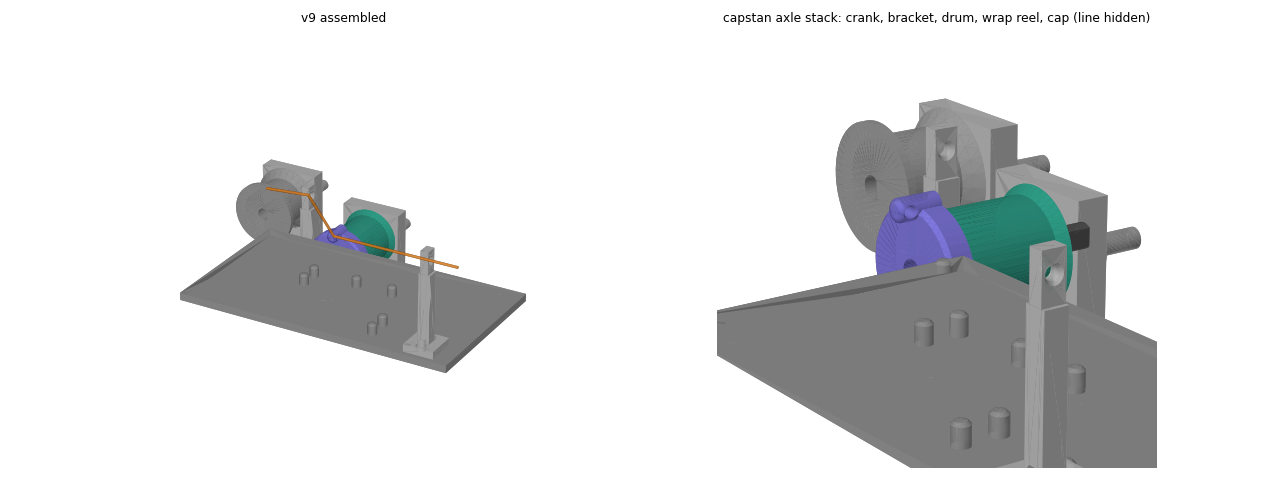
#> input picture originals/grappstar_mini_reel_v9/mini_assembled.png, 1280 x 480 px
$ python -i target.py   (imports and definitions only)
#> lines starting #> are read from the running program, lines starting #| are printed output that depends on the picture; after the words box and inside, x2 and y2 are one past the last pixel; in counts of white or black regions, pixels touching at a corner belong together
#> further down, picture is the input picture: shape (480, 1280, 3); mean B, G, R 225.1, 224.6, 223.5
### jetson/grappstar/video/frame.py
"""The Frame record passed between every video module.

See jetson/INTERFACES.md ("video"). A frame is one BGR image plus the wall clock
time it was captured, so video lines up with telemetry logs on replay.
"""
from dataclasses import dataclass
from typing import Optional

import numpy as np


@dataclass
class Frame:
    img: np.ndarray                   # BGR uint8, HxWx3
    t: float                          # time.time() at capture
    idx: int                          # frame counter from the source
    quality: Optional[float] = None   # 0..1 from video.quality (None = not evaluated)
    bad: bool = False                 # True = snow / dropout / sync loss: skip for vision

    # [4 lines left out: function shape, not called in this run]


def ensure_bgr(img: np.ndarray) -> np.ndarray:
    """Return a HxWx3 uint8 image (grey or BGRA input is converted)."""
    import cv2
    if img.ndim == 2:
        return cv2.cvtColor(img, cv2.COLOR_GRAY2BGR)
    if img.ndim == 3 and img.shape[2] == 4:
        return cv2.cvtColor(img, cv2.COLOR_BGRA2BGR)
    if img.ndim == 3 and img.shape[2] == 1:
        return cv2.cvtColor(img, cv2.COLOR_GRAY2BGR)
    return img

### jetson/grappstar/vision/target.py
"""Rover targeting: from a pixel in the rover camera to range and bearing on the ground.

The rover camera is a Razer Kiyo X (UVC, up to 1920x1080, about 82 degrees diagonal FOV).
Its mounting height and pitch are not known in advance; they come from calibration
(grappstar.vision.calibrate). The launcher has pitch (aim) only and no yaw, so the
operator turns the whole rover until the bearing is close to zero, then the ballistics
solver picks the launcher pitch for the range.

Conventions
-----------
- Image: u to the right, v down, pixels, at the calibration resolution (calib_size)
  unless an image_size is passed (intrinsics are then scaled).
- Camera axes: x right, y down, z forward (OpenCV).
- World (rover) frame: origin on the ground directly below the camera (the camera foot
  point), X to the right, Y forward, Z up. The ground is the flat plane Z = 0 and the
  camera sits at Z = height_m.
- pitch_deg: camera tilt DOWN from horizontal, positive = looking down (0 = horizon in
  the image centre, 90 = looking straight down).
- roll_deg: rotation about the optical axis, positive = the camera's right side is lower
  (the picture appears rotated anticlockwise).
- yaw_deg: camera heading relative to the rover (and launcher) axis, positive = camera
  looks to the right. Default 0; set it if the camera is not aligned with the launcher.
- range_m: horizontal distance from the camera foot point to the ground point.
- bearing_deg: angle from rover straight ahead to the point, positive = to the right.

Public API:
    CameraModel(fx, fy, cx, cy, height_m, pitch_deg, roll_deg=0, ...)
        .pixel_to_ground(u, v) -> (range_m, bearing_deg) or None above the horizon
        .ground_to_pixel(range_m, bearing_deg) -> (u, v) or None if behind the camera
        .world_to_pixel(x, y, z), .ground_point(u, v), .for_size(w, h)
        .range_uncertainty(u, v), .save(path), CameraModel.load(path)
    detect_orange(img) -> (u, v, area_px) or None   (u, v = bottom centre of the blob)
    turn_advice(bearing_deg) -> "Turn the rover 12 degrees right"
    target_info(cam, u, v, image_size=None) -> dict for the UI
"""
from __future__ import annotations

import json
import math
from dataclasses import dataclass, field, asdict
from typing import List, Optional, Sequence, Tuple

import cv2
import numpy as np

from grappstar.video.frame import ensure_bgr


@dataclass
class CameraModel:
    fx: float
    fy: float
    cx: float
    cy: float
    height_m: float
    pitch_deg: float
    roll_deg: float = 0.0
    dist: Optional[List[float]] = None            # OpenCV distortion (k1, k2, p1, p2[, k3])
    calib_size: Optional[Tuple[int, int]] = None  # (width, height) the intrinsics refer to
    yaw_deg: float = 0.0
    uncalibrated: bool = False                    # True = default intrinsics, not measured
    notes: str = ""

    # ------------------------------------------------------------ geometry

    def K(self) -> np.ndarray:
        return np.array([[self.fx, 0, self.cx], [0, self.fy, self.cy], [0, 0, 1]], np.float64)

    # [31 lines left out: functions rotation, for_size, not called in this run]

    def _model_for(self, image_size) -> "CameraModel":
        return self.for_size(*image_size) if image_size else self

    # [107 lines left out: functions _normalised, pixel_ray, ground_point, pixel_to_ground, world_to_pixel, ground_to_pixel and 4 more, not called in this run]

    def save(self, path: str) -> None:
        with open(path, "w") as f:
            json.dump(self.to_dict(), f, indent=1)

    # [4 lines left out: function load, not called in this run]


# ================================================================ orange marker

ORANGE_HUE = (5, 20)       # OpenCV hue units (0..179); safety orange is about 10 to 15
ORANGE_S_MIN = 140
ORANGE_V_MIN = 90


def orange_mask(img: np.ndarray, hue=ORANGE_HUE, s_min: int = ORANGE_S_MIN,
                v_min: int = ORANGE_V_MIN) -> np.ndarray:
#> called with hue = (5, 20), s_min = 140, v_min = 90
    hsv = cv2.cvtColor(img, cv2.COLOR_BGR2HSV)
#> hsv: shape (480, 1280, 3); mean H, S, V 2.5, 3.8, 225.4
    m = cv2.inRange(hsv, (int(hue[0]), int(s_min), int(v_min)), (int(hue[1]), 255, 255))
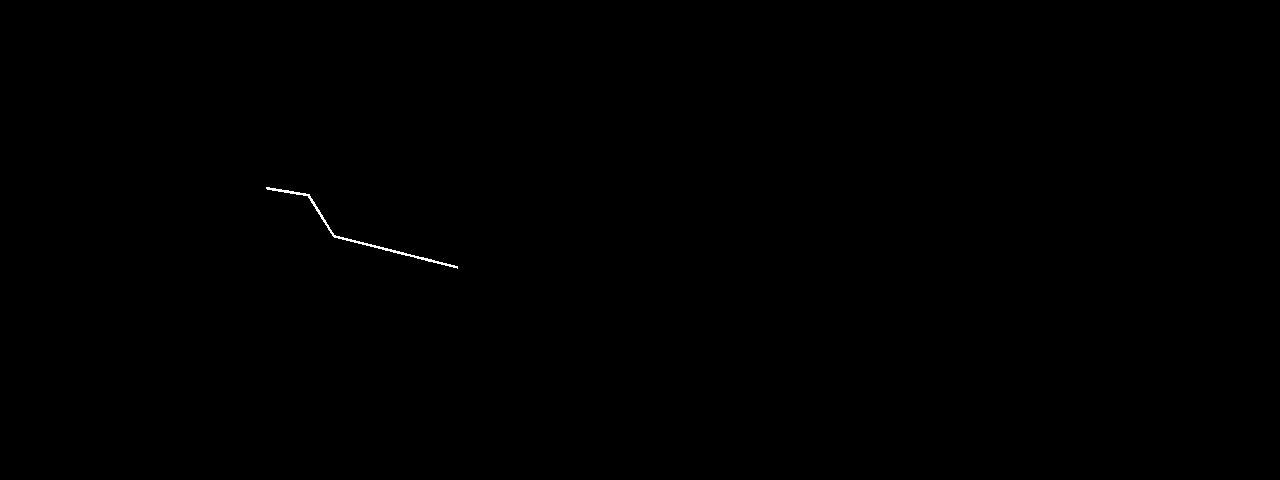
#> m: shape (480, 1280); 0.09% white in thin lines or dots, all inside (x1, y1, x2, y2) = (266, 187, 458, 269)
    k = cv2.getStructuringElement(cv2.MORPH_ELLIPSE, (3, 3))
    m = cv2.morphologyEx(m, cv2.MORPH_OPEN, k)
#> m: shape (480, 1280); 0.08% white in thin lines or dots, all inside (x1, y1, x2, y2) = (266, 187, 456, 268)
    m = cv2.morphologyEx(m, cv2.MORPH_CLOSE, cv2.getStructuringElement(cv2.MORPH_ELLIPSE, (5, 5)))
    return m


def detect_orange(img: np.ndarray, min_area: int = 25, hue=ORANGE_HUE, s_min: int = ORANGE_S_MIN,
                  v_min: int = ORANGE_V_MIN) -> Optional[Tuple[float, float, int]]:
    """Find the largest safety orange blob. Returns (u, v, area_px) or None.

    (u, v) is the BOTTOM centre of the blob: the point where a standing marker (cone, pole,
    flag) touches the ground, which is what pixel_to_ground needs. u is the mean column of
    the blob's lowest rows, v is its lowest row (+0.5 px, the pixel's lower edge).
    """
    if img is None or img.size == 0:
        return None
    img = ensure_bgr(img)
    m = orange_mask(img, hue, s_min, v_min)
    n, lab, stats, _ = cv2.connectedComponentsWithStats(m, 8)
#> n = 2; stats = [[0, 0, 1280, 480, 613863], [266, 187, 190, 81, 537]]
    if n <= 1:
        return None
    i = 1 + int(np.argmax(stats[1:, cv2.CC_STAT_AREA]))
#> i = 1
    area = int(stats[i, cv2.CC_STAT_AREA])
#> area = 537
    if area < min_area:
        return None
    top, hgt = int(stats[i, cv2.CC_STAT_TOP]), int(stats[i, cv2.CC_STAT_HEIGHT])
#> top = 187; hgt = 81
    bottom = top + hgt - 1
#> bottom = 267
    band = max(2, hgt // 10)
#> band = 8
    ys, xs = np.nonzero(lab[max(top, bottom - band + 1):bottom + 1] == i)
#> ys = 70 values from 0 to 7; xs = 70 values, max 455 at index 67, min 425 at index 0, mean 441
    u = float(xs.mean()) if len(xs) else float(stats[i, cv2.CC_STAT_LEFT] + stats[i, cv2.CC_STAT_WIDTH] / 2)
#> u = 441
    return u, float(bottom) + 0.5, area


# ================================================================ operator helpers

# [27 lines left out: functions turn_advice, target_info, not called in this run]

>>> import cv2
>>> picture = cv2.imread('../../../originals/grappstar_mini_reel_v9/mini_assembled.png')
>>> result = detect_orange(picture)
#> result = (441, 267.5, 537)
